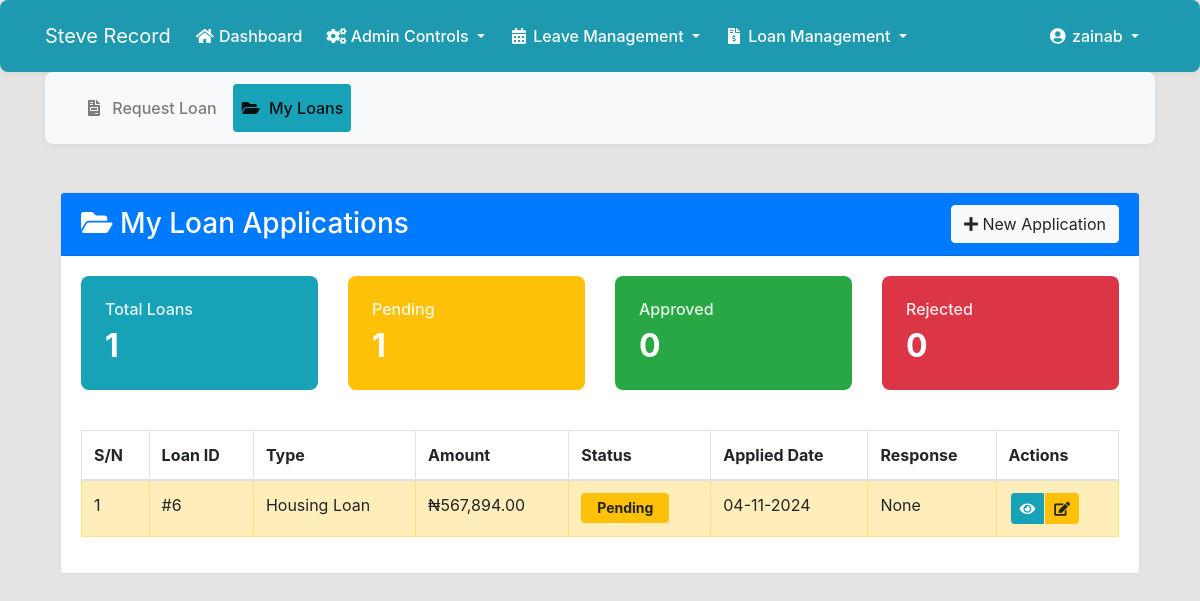
Screenshot of /my-loans/ (signed in) with the database file from the repository.
### dashboard/models.py (models this page shows, shortened)
class Loan(models.Model):
    LOAN_TYPES = (
        ('Salary_Advance', 'Salary Advance'),
        ('Personal_Loan', 'Personal Loan'),
        ('Emergency_Loan', 'Emergency Loan'),
        ('Education_Loan', 'Education Loan'),
        ('Medical_Loan', 'Medical Loan'),
        ('Housing_Loan', 'Housing Loan'),
        ('Vehicle_Loan', 'Vehicle Loan'),
        ('Business_Loan', 'Business Loan'),
        ('Travel_Loan', 'Travel Loan'),
        ('Wedding_Loan', 'Wedding Loan'),
        ('Debt_Consolidation', 'Debt Consolidation Loan'),
        ('Home_Improvement', 'Home Improvement Loan'),
        ('Short_Term', 'Short Term Loan'),
        ('Long_Term', 'Long Term Loan'),
        ('Other', 'Other')
    )
    STATUS = (
        ('Pending', 'Pending'),
        ('Approved', 'Approved'),
        ('Rejected', 'Rejected')
    )
    id = models.AutoField(primary_key=True)
    user = models.ForeignKey(User, on_delete=models.CASCADE)
    loan_type = models.CharField(max_length=20, choices=LOAN_TYPES)
    amount = models.DecimalField(max_digits=10, decimal_places=2)
    start_date = models.DateField()
    end_date = models.DateField()
    reason = models.TextField()
    status = models.CharField(max_length=10, choices=STATUS, default='Pending')
    applied_date = models.DateTimeField(auto_now_add=True)
    approved_by = models.ForeignKey(User, on_delete=models.SET_NULL, null=True, related_name='approved_loans')
    response_date = models.DateTimeField(null=True, blank=True)
    response_message = models.TextField(null=True, blank=True)
    admin_response = models.TextField(null=True, blank=True)
    class Meta:
        ordering = ['id']
        indexes = [
            models.Index(fields=['status']),
            models.Index(fields=['applied_date']),
            models.Index(fields=['user']),
        ]

### dashboard/views.py (the view)
# urls.py: path('my-loans/', views.my_loans, name='my-loans'),
def my_loans(request):
    loans = Loan.objects.filter(user=request.user)
    context = {
        'loans': loans,
        'title': 'My Loans',
        'total_loans': loans.count(),
        'pending_loans': loans.filter(status='Pending').count(),
        'approved_loans': loans.filter(status='Approved').count(),
        'rejected_loans': loans.filter(status='Rejected').count(),
    }
    return render(request, 'dashboard/my_loans.html', context)

### templates/dashboard/my_loans.html (shortened to what this page needs)
{% extends 'dashboard/loan_base.html' %}
{% load static %}
{% load humanize %}
{% block loan_content %}
<div class="row">
    <div class="col-12">
        <div class="card">
            <div class="card-header bg-primary text-white d-flex justify-content-between align-items-center">
                <h3 class="mb-0"><i class="fas fa-folder-open"></i> My Loan Applications</h3>
                <a href="{% url 'loan-request' %}" class="btn btn-light">
                    <i class="fas fa-plus"></i> New Application
                </a>
            </div>
            <div class="card-body">
                <div class="loan-summary mb-4">
                    <div class="row">
                        <div class="col-md-3">
                            <div class="stats-card bg-info">
                                <h4>Total Loans</h4>
                                <h2>{{ total_loans }}</h2>
                            </div>
                        </div>
                        <div class="col-md-3">
                            <div class="stats-card bg-warning">
                                <h4>Pending</h4>
                                <h2>{{ pending_loans }}</h2>
                            </div>
                        </div>
                        <div class="col-md-3">
                            <div class="stats-card bg-success">
                                <h4>Approved</h4>
                                <h2>{{ approved_loans }}</h2>
                            </div>
                        </div>
                        <div class="col-md-3">
                            <div class="stats-card bg-danger">
                                <h4>Rejected</h4>
                                <h2>{{ rejected_loans }}</h2>
                            </div>
                        </div>
                    </div>
                </div>
                <div class="table-responsive">
                    <table id="myLoansTable" class="table table-bordered table-hover">
                        <thead>
                            <tr>
                                <th>S/N</th>
                                <th>Loan ID</th>
                                <th>Type</th>
                                <th>Amount</th>
                                <th>Status</th>
                                <th>Applied Date</th>
                                <th>Response</th>
                                <th>Actions</th>
                            </tr>
                        </thead>
                        <tbody>
                            {% for loan in loans %}
                            <tr class="{% if loan.status == 'Pending' %}table-warning{% elif loan.status == 'Approved' %}table-success{% elif loan.status == 'Rejected' %}table-danger{% endif %}">
                                <td>{{ forloop.counter }}</td>
                                <td>#{{ loan.id }}</td>
                                <td>{{ loan.get_loan_type_display }}</td>
                                <td class="amount-column">₦{{ loan.amount|floatformat:2|intcomma }}</td>
                                <td>
                                    <span class="badge {% if loan.status == 'Pending' %}bg-warning{% elif loan.status == 'Approved' %}bg-success{% else %}bg-danger{% endif %}">
                                        {{ loan.status }}
                                    </span>
                                </td>
                                <td>{{ loan.applied_date|date:"d-m-Y" }}</td>
                                <td>
                                    {% if loan.response_message %}
                                    <span class="text-truncate d-inline-block" style="max-width: 200px;"
                                          data-toggle="tooltip" title="{{ loan.response_message }}">
                                        {{ loan.response_message }}
                                    </span>
                                    {% else %}
                                    <span class="text-muted">No response yet</span>
                                    {% endif %}
                                </td>
                                <td>
                                    <div class="btn-group">
                                        <a href="{% url 'loan-detail' loan.id %}" class="btn btn-info btn-sm"
                                           data-toggle="tooltip" title="View Details">
                                            <i class="fas fa-eye"></i>
                                        </a>
                                        {% if loan.status == 'Pending' %}
                                        <a href="{% url 'loan-update' loan.id %}" class="btn btn-warning btn-sm"
                                           data-toggle="tooltip" title="Edit Application">
                                            <i class="fas fa-edit"></i>
                                        </a>
                                        {% endif %}
                                    </div>
                                </td>
                            </tr>
                            {% empty %}
                            <tr>
                                <td colspan="7" class="text-center">No loan applications found</td>
                            </tr>
                            {% endfor %}
                        </tbody>
                    </table>
                </div>
            </div>
        </div>
    </div>
</div>
{% endblock %}

### templates/partials/nav.html (shortened to what this page needs)
<nav class="navbar navbar-expand-lg navbar-light" style="background-color: #1E9AB0;">
    <div class="container">
        {% if user.is_authenticated %}
        <a class="navbar-brand text-white" href="{% url 'dashboard-index' %}">Steve Record</a>
        <div class="collapse navbar-collapse" id="navbarSupportedContent">
            <ul class="navbar-nav mr-auto">
                <li class="nav-item active">
                    <a class="nav-link text-white" href="{% url 'dashboard-index' %}">
                        <i class="fas fa-home"></i> Dashboard
                    </a>
                </li>
                {% if request.user.is_superuser or 'Admin' in request.user.groups.all|stringformat:'s' %}
                <li class="nav-item dropdown">
                    <a class="nav-link dropdown-toggle text-white" href="#" id="adminDropdown" role="button"
                       data-toggle="dropdown" aria-haspopup="true" aria-expanded="false">
                        <i class="fas fa-cogs"></i> Admin Controls
                    </a>
                </li>
                {% endif %}
                <li class="nav-item dropdown">
                    <a class="nav-link dropdown-toggle text-white" href="#" id="leaveDropdown" role="button"
                       data-toggle="dropdown" aria-haspopup="true" aria-expanded="false">
                        <i class="fas fa-calendar-alt"></i> Leave Management
                    </a>
                </li>
                <li class="nav-item dropdown">
                    <a class="nav-link dropdown-toggle text-white" href="#" id="loanDropdown" role="button"
                       data-toggle="dropdown" aria-haspopup="true" aria-expanded="false">
                        <i class="fas fa-file-invoice-dollar"></i> Loan Management
                    </a>
                </li>
            </ul>
            <ul class="navbar-nav ml-auto">
                <li class="nav-item dropdown">
                    <a class="nav-link dropdown-toggle text-white" href="#" id="userDropdown" role="button"
                       data-toggle="dropdown" aria-haspopup="true" aria-expanded="false">
                        <i class="fas fa-user-circle"></i> {{ user.username }}
                    </a>
                </li>
            </ul>
        {% endif %}
        </div>
    </div>
</nav>

### static/style.css (style rules this page uses)
body { background: rgb(230, 227, 227); }

### templates/dashboard/loan_nav.html (style rules this page uses)
.navbar { background-color: #f8f9fa; border-radius: 8px; box-shadow: 0 2px 4px rgba(0,0,0,0.05); padding: 0.75rem 1rem; }
.navbar-nav .nav-item { margin-right: 0.5rem; }
.nav-link { color: #495057; font-weight: 500; padding: 0.75rem 1rem; border-radius: 4px; transition: all 0.3s ease; }
.nav-link i { width: 20px; text-align: center; }

### templates/dashboard/my_loans.html (style rules this page uses)
.stats-card { padding: 1.5rem; border-radius: 8px; color: white; margin-bottom: 1rem; }
.stats-card h4 { margin: 0; font-size: 1rem; opacity: 0.9; }
.stats-card h2 { margin: 0.5rem 0 0; font-size: 2rem; font-weight: bold; }
.badge { padding: 0.5rem 1rem; font-size: 0.875rem; }
.btn-group .btn { margin: 0 2px; }

### rows the page displays
Loan: id "6", loan_type "Housing Loan", amount "567,894.00", status "Pending", applied_date "04-11-2024", response_message "None"

### other values shown
{{ user.username }} "zainab"
{{ total_loans }} "1"
{{ pending_loans }} "1"
{{ approved_loans }} "0"
{{ rejected_loans }} "0"
